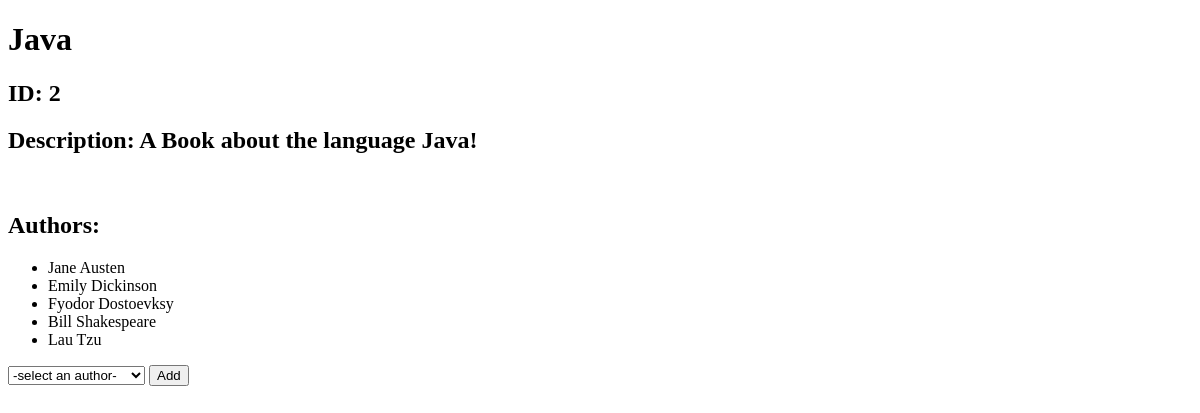
The app's page /books/2, older data.
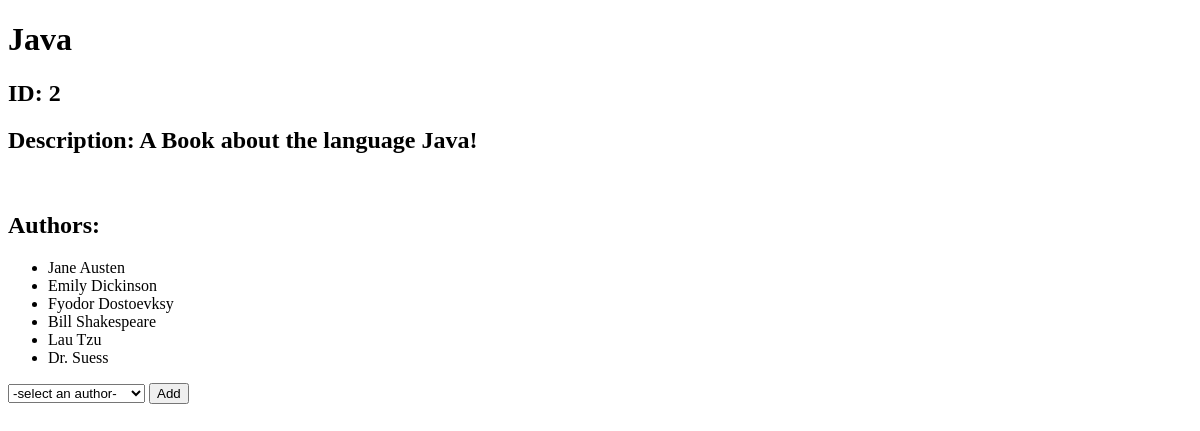
The same page, newer data.
### book_authors_app/models.py (models this page shows)
class Author(models.Model):
    first_name = models.CharField(max_length=255)
    last_name = models.CharField(max_length=255)
    notes = models.TextField(default='')
    books = models.ManyToManyField(Book, related_name='authors')
    created_at = models.DateTimeField(auto_now_add=True)
    updated_at = models.DateTimeField(auto_now=True)

### book_authors_app/views.py (the view)
# urls.py: path('books/<int:number>', views.books),
def books(request,number):
    request.session['number'] = number
    info = Book.objects.get(id=request.session['number'])
    info_authors = info.authors.all()
    all_authors = Author.objects.all()
    context = {
        'book': info,
        'current_authors': info_authors,
        'all_authors': all_authors,
    }
    return render(request, 'books.html', context)

### book_authors_app/templates/books.html (shortened to what this page needs)
<!DOCTYPE html>
<html lang="en">
<head>
</head>
<body>
    <h1>{{book.title}}</h1>
    <h2>ID: {{book.id}}</h2>
    <h2>Description: {{book.desc}}</h2>
    <br>
    <h2>Authors:</h2>
    <ul>
        {% for author_1 in current_authors %}
            <li>{{ author_1.first_name }} {{author_1.last_name}}</li>
        {% endfor %}
    </ul>
    <form action="/add_author_to_book" method="POST">
        <select name="author_1">
            <option>-select an author-</option>
        </select>
        <button type="submit" value="select">Add</button>
    </form>
</body>
</html>

Row changes from the older to the newer data that the page shows:
added Author: first_name "Dr.", last_name "Suess"
